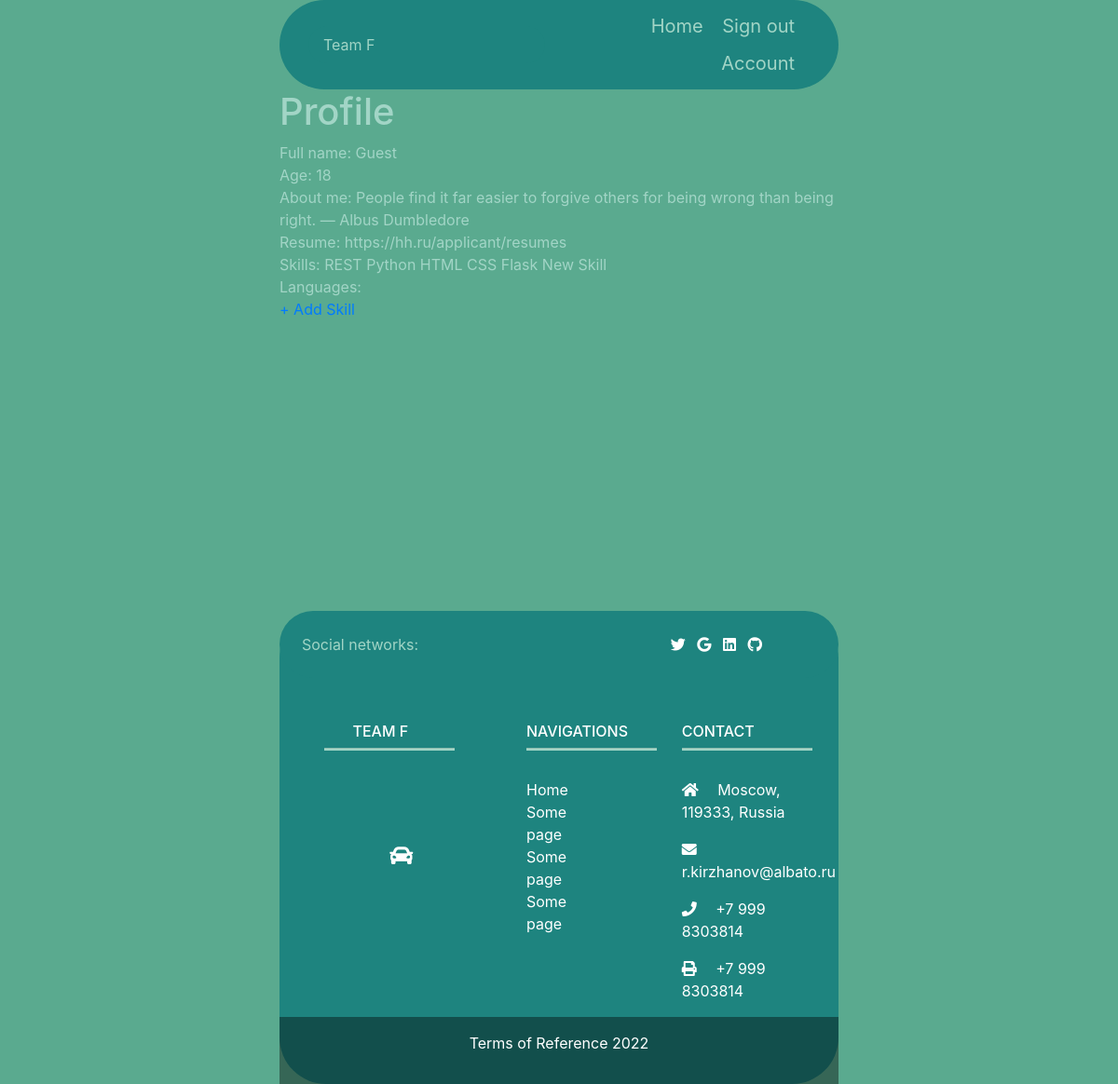
/profile/ (signed in), run on the app's committed database.
### users/models.py (models this page shows, shortened)
class User(AbstractBaseUser):
    email = models.EmailField(max_length=255, unique=True, verbose_name='Email')
    name = models.CharField(max_length=50, verbose_name='Name', default='Guest')
    surname = models.CharField(max_length=50, verbose_name='Surname', default=':)')
    age = models.IntegerField(default=18, verbose_name='Age')
    about = models.TextField(verbose_name='About me', default=random.choice(quote))
    languages = models.ManyToManyField(Language, blank=True, verbose_name='Languages')
    basic_skills = models.ManyToManyField(Skills, blank=True, verbose_name='Basic Skills')
    hobby = models.CharField(max_length=250, null=True, blank=True, verbose_name='Hobby')
    photo = models.ImageField('Photo', upload_to='users/photos', default='default.jpg')
    is_active = models.BooleanField(default=True)
    is_admin = models.BooleanField(default=False)
    url = models.URLField(verbose_name='Link', default='https://hh.ru/applicant/resumes')
    objects = UserManager()
    USERNAME_FIELD = 'email'
    def full_name(self):
        return f'{self.name} {self.surname}'
    def all_basic_skills(self):
        basic_skills = [basic_skill.name for basic_skill in self.basic_skills.all()]
        return ' '.join(basic_skills)
    def all_languages(self):
        languages = [language.name for language in self.languages.all()]
        return ' '.join(languages)

class Skills(models.Model):
    name = models.CharField(max_length=40)
    class Meta:
        verbose_name_plural = 'skills'
        verbose_name = 'skill'

### users/views.py (the view)
# urls.py: path('profile/', views.profile_view, name='profile'),
@login_required()
def profile_view(request):
    return render(request, 'profile.html')

### templates/profile.html (shortened to what this page needs)
{% extends 'base.html' %}
{% block content %}
    <div class="four"><h1>Profile</h1></div>
    Full name: {{ user.full_name }}<br>
    Age: {{ user.age }}<br>
    About me: {{ user.about }}<br>
    Resume: {{ user.url }}<br>
    Skills: {{ user.all_basic_skills }}<br>
    Languages: {{ user.all_languages }}<br>
    <a href="{% url 'basic_skill' %}">+ Add Skill</a><br><br>
    {% if user.photo %}<img src="{{ user.photo.url }}" alt="{{ user.name }}">{% endif %}<br>
{% endblock %}

### templates/base.html (style rules this page uses)
body { background: #E0FFFF; color: #a2d5c6;width: 50%;border-radius: 5px; background-color: rgba(49, 149, 116, 0.8) }

### templates/profile.html (style rules this page uses)
body { margin-right: 25%; margin-left: 25%; }

### data on the page
User: full_name "Guest", age "18", about "People find it far easier to forgive others for being wrong than being right. — Albus Dumbledore", url "https://hh.ru/applicant/resumes", all_basic_skills "REST Python HTML CSS Flask New Skill"
